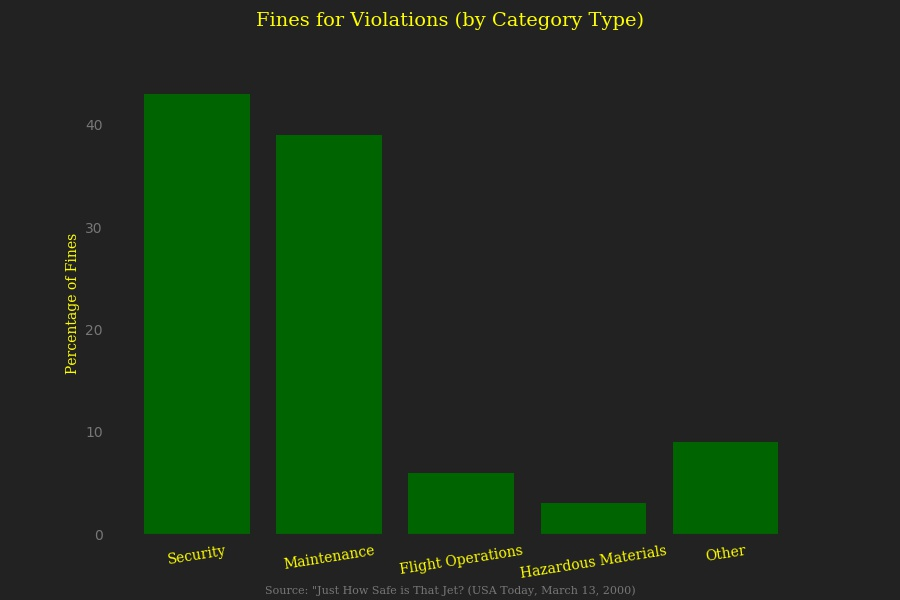

Here is the Python script that generated this plot:
import matplotlib.pyplot as plt
import pandas as pd
import numpy as np
import pathlib


#NOTE Plot Info Configuration
font     = 'Serif'
title    = 'Fines for Violations (by Category Type)'
source   = 'Source: "Just How Safe is That Jet? (USA Today, March 13, 2000)'
ylabel   = 'Percentage of Fines'
filename = pathlib.Path(__file__).with_suffix('.jpg')


#NOTE Data Configuration
data       = [43, 39, 6, 3, 9]
categories = ['Security', 'Maintenance', 'Flight Operations', 
        'Hazardous Materials', 'Other']
positions  = np.arange(len(categories))


# NOTE Color Configuration
background = '#222222'
spines     = '#222222'
special    = spines # Bottom and left spines
# --- text colors
bold       = 'yellow'
trim       = '#777777'
# --- bar colors
bars       = 'darkgreen'
edges      = 'darkgreen'
width      = 0
# --- grid colors
grid       = 'white'
alpha      = 0.0


#NOTE Geometry Configuration
x_rotation = 9
x_size     = 9
y_size     = 6
y_ticks    = False
x_ticks    = False


################################################################## Make the plot
plt.gcf().set_size_inches(x_size, y_size)
plt.bar(positions, data, align='center', color=bars, 
        edgecolor=edges, linewidth=width)
plt.xticks(positions, categories, fontsize=10, fontname=font, 
        rotation=x_rotation, color=bold)
plt.ylabel(ylabel, fontsize=10, fontname=font, 
        color=bold)
plt.yticks(color=trim)
plt.suptitle(title, fontsize=14, fontname=font, color=bold)
#plt.title(source, fontsize=8, fontname=font, color=trim)
plt.figtext(.5, 0.01, source, wrap=True, ha='center', fontname=font, fontsize=8,
        color=trim)
plt.grid(color=grid, alpha=alpha)

 
ax = plt.axes()
ax.patch.set_facecolor(background)
ax.figure.set_facecolor(background)
ax.set_axisbelow(True)
for position in ['top', 'right']:
    ax.spines[position].set_color(spines)
for position in ['bottom', 'left']:
    ax.spines[position].set_color(special)
ax.tick_params(top=False, bottom=False, left=y_ticks, right=x_ticks, 
        labelleft=True, labelbottom=True)


plt.savefig(filename, facecolor=ax.figure.get_facecolor())
plt.show()
